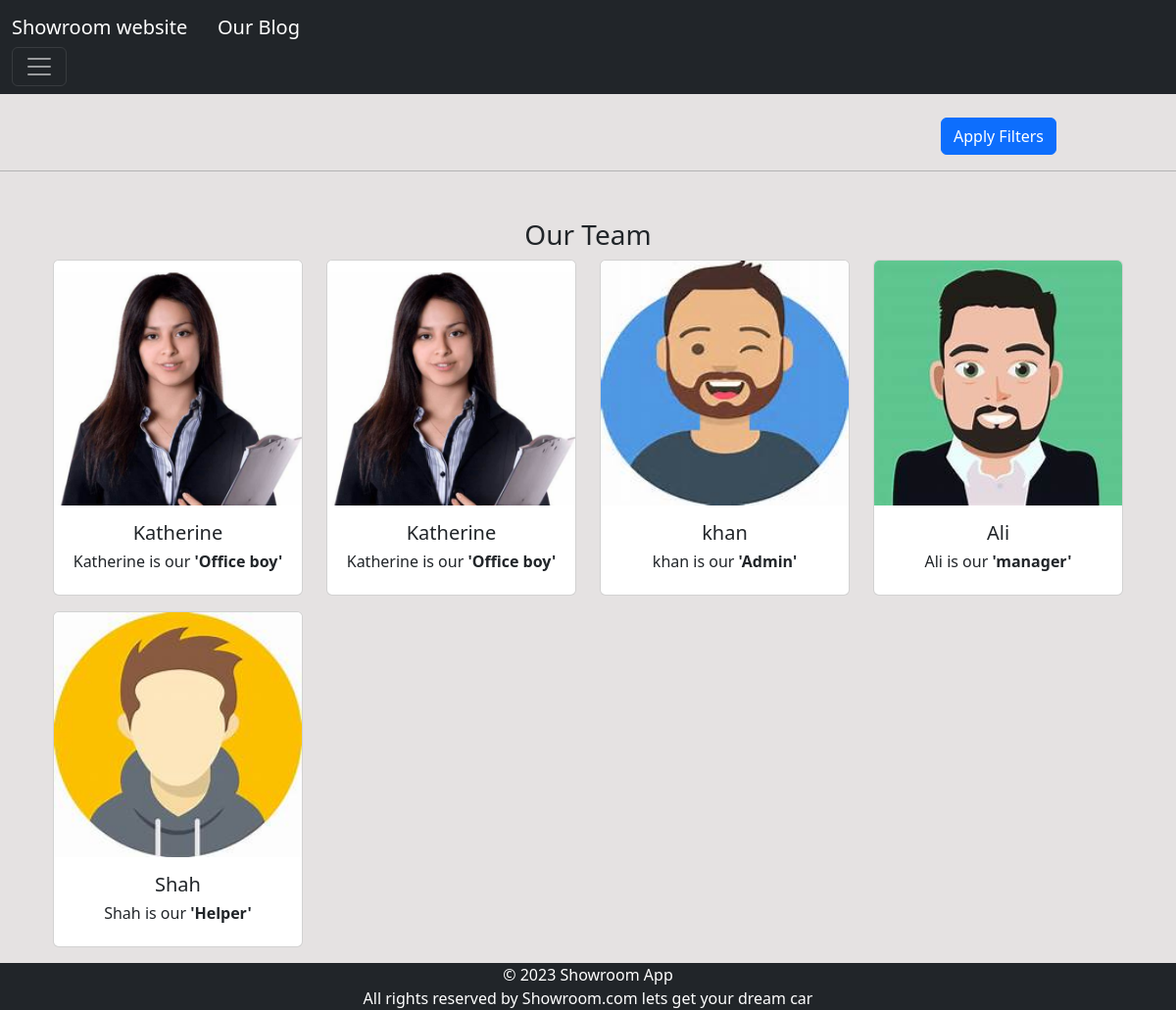
Page /team/ on the committed database.
### Showroom/models.py (models this page shows, shortened)
class staff(models.Model):
    name = models.CharField(max_length=50)
    Role = models.CharField(max_length=50 ,null = True )
    image = models.ImageField(null = True , blank = True)

### Showroom/views.py (the view)
# urls.py: path("team/" , views.our_team , name ='our_team'),
def our_team(request):
    team=staff.objects.all()
    return render(request , "Showroom/our_team.html",{'team':team})

### Showroom/templates/Showroom/our_team.html (shortened to what this page needs)
{% extends 'Showroom/base.html' %}
{% load static %}
{% block content %}
<div class="container" style ="text-align: center;">
    <h3>Our Team</h3>
    <div class="row">
        {% for staff in team %}
        <div class="col-md-3">
            <div class="card ">
                <img class="card-img-top" src="{{staff.image.url}}" alt="Profile picture"  height="250">
                <div class="card-body">
                    <h5 class="card-title">{{staff.name}}</h5>
                    <h6 class="card-title">{{staff.name}} is our <b>'{{staff.Role}}'</b></h6>
                </div>
            </div>
        </div>
        {% endfor %}
    </div>
</div>
{% endblock %}

### Showroom/templates/Showroom/base.html (shortened to what this page needs)
{% load static %}
<!DOCTYPE html>
<html lang="en">
<head>
    <link rel="stylesheet" href="https://cdn.jsdelivr.net/npm/bootstrap@5.3.0-alpha1/dist/css/bootstrap.min.css">
    <link rel="stylesheet" href=" {% static 'Showroom/css/styling.css' %} ">
</head>
<body style="background-color: rgb(229, 226, 226)">
    {% include 'Showroom/header.html' %}
    <div class="container mt-5 mb-5">
        {% block content %}{% endblock %}
    </div>
    {% include 'Showroom/footer.html' %}
</body>
</html>

### Showroom/templates/Showroom/header.html (shortened to what this page needs)
{% load static %}
{% block content %}
<nav class="navbar navbar-dark bg-dark " style="min-height: 90px">
    <div class="container-fluid">
        <a class="navbar-brand"  href="{% url 'Showroom:brand_list' %}"> Showroom website</a>
        <a class="navbar-brand " style="margin-right:75% ; " href="{% url 'blog:post_list' %}">Our Blog</a>
        <button class="navbar-toggler" type="button" data-bs-toggle="offcanvas" data-bs-target="#offcanvasDarkNavbar" aria-controls="offcanvasDarkNavbar" aria-label="Toggle navigation">
            <span class="navbar-toggler-icon"></span>
        </button>
    </div>
</nav>
<br>
<a style="margin-left: 80%;" href="{% url 'Showroom:filter' %}" class="btn btn-primary" >Apply Filters</a>
    <hr>
{% endblock %}

### Showroom/templates/Showroom/footer.html
{% block content %}
<footer class="footer bg-dark mt-11 fixed-bottom text-center" style = "color:white">
    <div class="container"
      <span class="text-center d-block">© 2023 Showroom App</span>
      <span class="text-center d-block">All rights reserved by Showroom.com lets get your dream car</span>
    </div>
  </footer>
{% endblock %}

### rows in the picture
staff: image (picture), name "Katherine", Role "Office boy"
staff: image (picture), name "Katherine", Role "Office boy"
staff: image (picture), name "khan", Role "Admin"
staff: image (picture), name "Ali", Role "manager"
staff: image (picture), name "Shah", Role "Helper"
